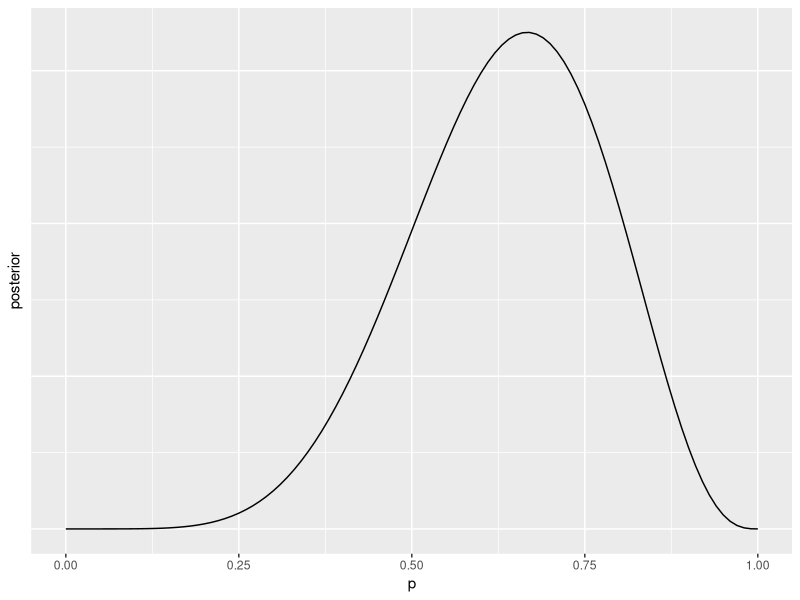
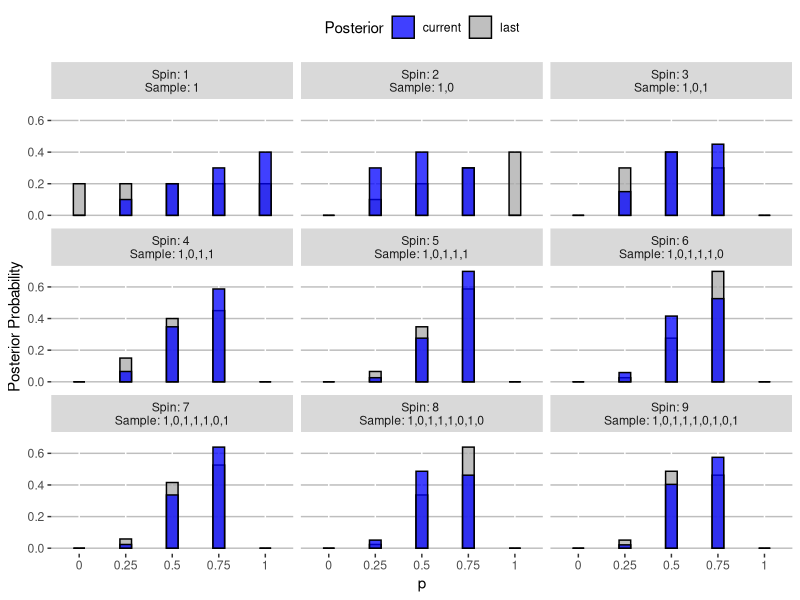
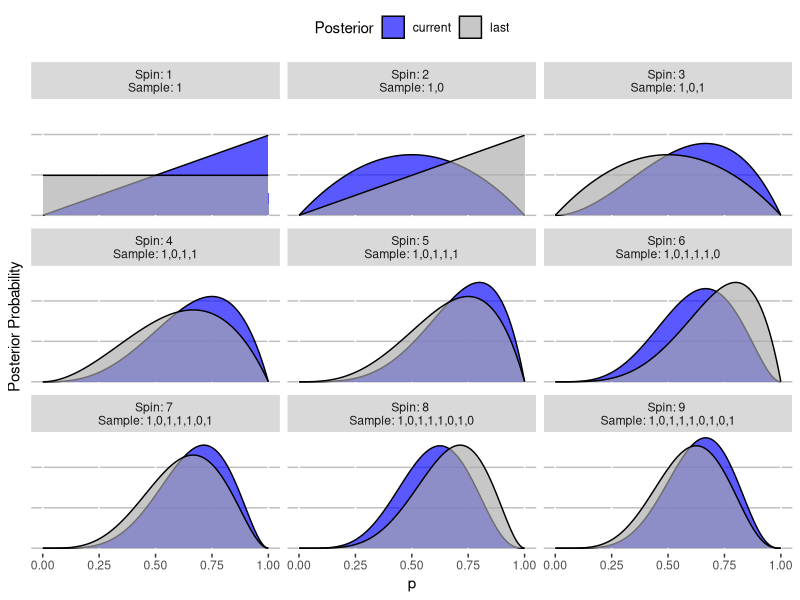
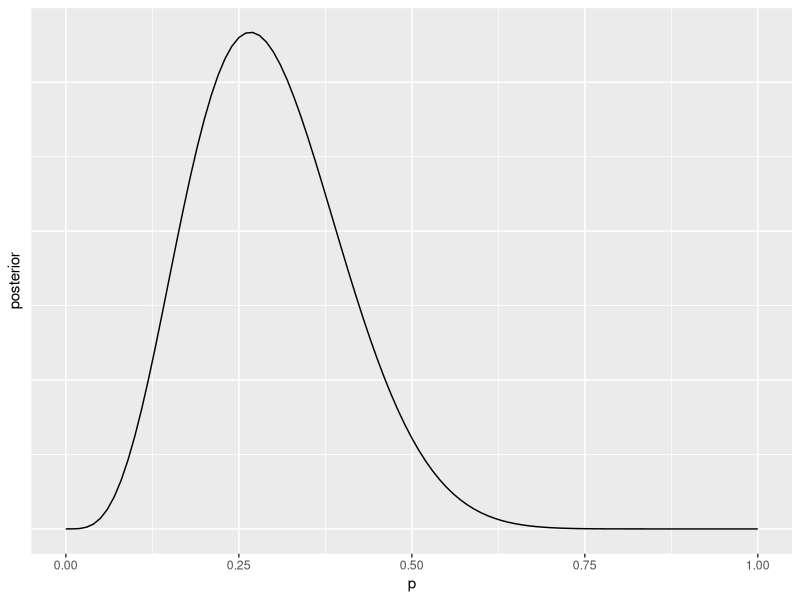
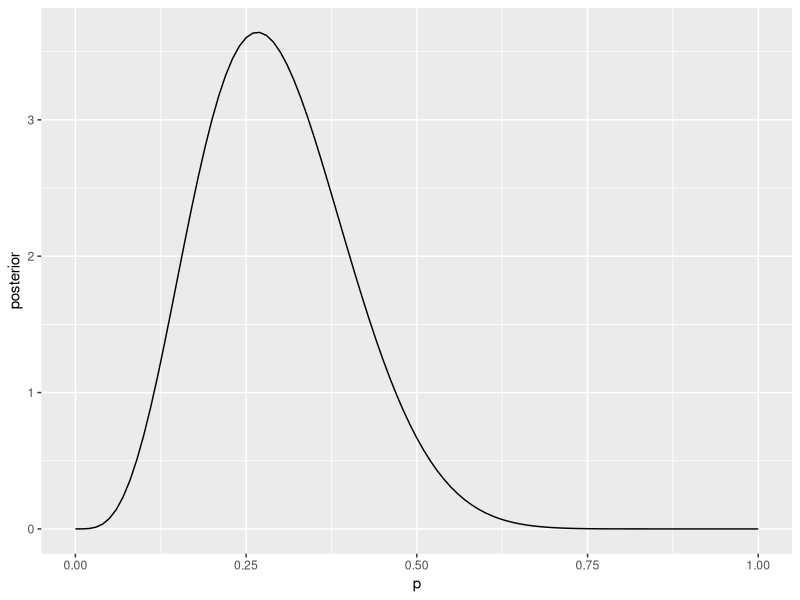
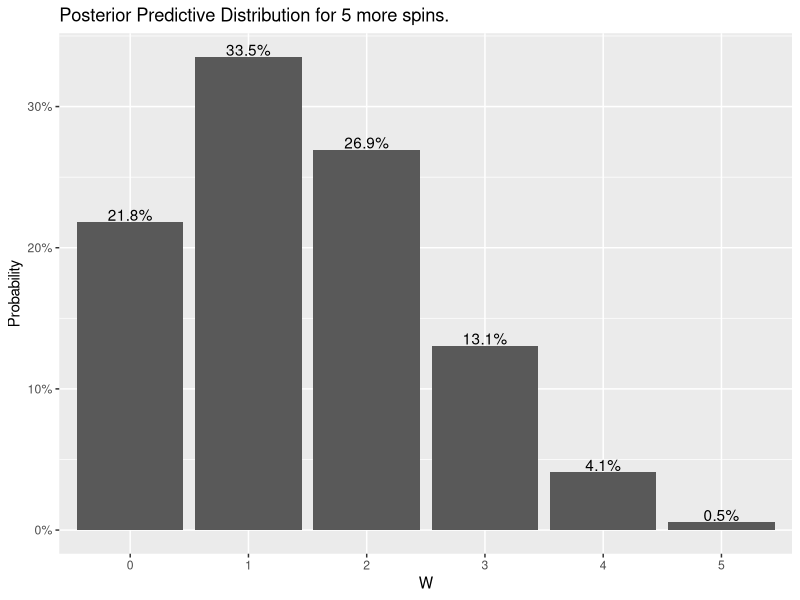
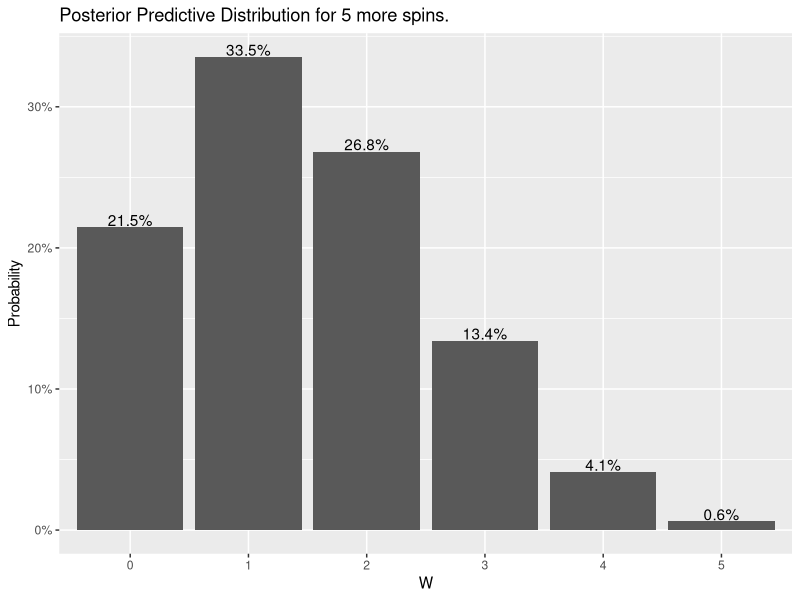
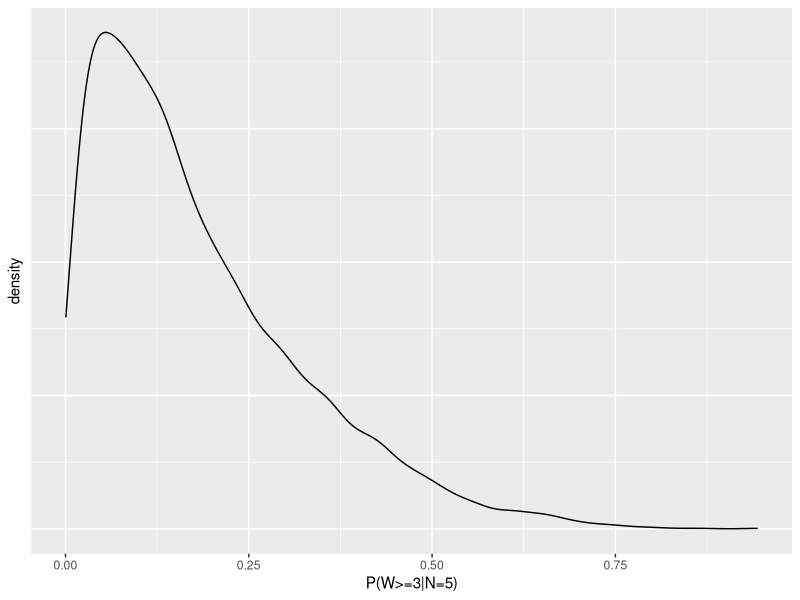

Reproduce these figures in R, in order.
## ---- chunk 1
# Load some packages
library(tidyverse)
## ---- chunk 2
DiagrammeR::grViz("
  digraph graph2 {
    graph [layout = dot, rankdir = LR]
    node [style = filled]
    a [label = 'p', fillcolor = yellow]
    b [label = 'N']
    c [label = 'W']
    a -> c
    b -> c
  }
", height = 200, width = 350)
## ---- chunk 3
observed_sample <- c(1, 0, 1, 1, 1, 0, 1, 0, 1) # 1 = water; 0 = land
W <- sum(observed_sample) # Number of water samples
N <- length(observed_sample) # Number of spins
W; N
## ---- chunk 4
# Set possible values for p
p <- c(0, .25, .5, .75, 1)

# Number of sides of globe
sides <- length(p) - 1

## ---- chunk 5
# Number of ways to observe sample for each p (this is the count of the possible sequences of indicators)
ways <- (sides*p)^W * (sides*(1-p))^(N-W)
ways
## ---- chunk 6
# Posterior probability
posterior_prob <- ways / sum(ways)
cbind(p, ways, posterior_prob)
## ---- chunk 7
# Total possible sequences of indicators (each one could be a 1 or a 0)
total_possible_sequences <- sides^N
total_possible_sequences
## ---- chunk 8
# Divide the total number of combinations we could have saw our sample, by the total number of possibilities
likelihood <- ways / total_possible_sequences
likelihood
## ---- chunk 9
likelihood / sum(likelihood)
## ---- chunk 10
# Likelihood of sequence of observed sample
likelihood2 <- p^W * (1-p)^(N-W)
likelihood

# Compute posterior
likelihood2 / sum(likelihood2) # Same as before
## ---- chunk 11
# Make the normalizing constant
normalizing_constant <- factorial(N) / (factorial(W)*factorial(N-W))

# Multiply the likelihood by the normalizing constant by the likelihood to get the true probability of the observed sample for each value of p
probability <- normalizing_constant * likelihood
probability

# Compute the posterior
probability / sum(probability)
## ---- chunk 12
# What is the probability of observing W water values in a sample of N globe spins for each p?
dbinom(x = W, size = N, prob = p)
## ---- chunk 13
tibble(
  p = seq(0, 1, .01), # Approximate the range of p values
  posterior = p^W*(1-p)^(N-W) # Compute the posterior
) %>%
  
  # Make a plot
  ggplot() +
  geom_line(
    aes(
      x = p,
      y = posterior
    )
  ) +
  theme(
    axis.ticks.y = element_blank(),
    axis.text.y = element_blank()
  )
## ---- chunk 14

# Set the prior probability (uniform over the possibly choices)
prior <- rep(1 / length(p), length(p))

# Set the current posterior as the prior (before any data collected)
last_posterior <- prior

# Make result set
results <- tibble()

# For each value in the observed sample 
for(i in 1:N) {
  
  # 1. Get the sub-sample
  sub_sample <- observed_sample[1:i]
  
  # 2. Compute metrics (the number of water samples, and the total number of spins)
  W_temp <- sum(sub_sample)
  N_temp <- length(sub_sample)
  
  # 3. Compute the likelihood for each p
  temp_likelihood <- p^W_temp * (1 - p)^(N_temp - W_temp)
  
  # 4. Posterior
  temp_posterior <- temp_likelihood / sum(temp_likelihood)
  
  # 5. Add to results
  results <-
    results %>%
    bind_rows(
      tibble(
        sample = i,
        sequence = paste(sub_sample, collapse = ","),
        p,
        likelihood = temp_likelihood,
        current = temp_posterior,
        last = last_posterior
      )
    )
  
  # Set the new last posterior
  last_posterior <- temp_posterior

}

results %>%
  
  # Send down the rows
  pivot_longer(
    cols = c(last, current)
  ) %>%
  
  # Make a plot
  ggplot() +
  geom_col(
    aes(
      x = factor(p),
      y = value,
      fill = name
    ),
    color = "black",
    alpha = .75,
    width = .25,
    position = "identity"
  ) +
  facet_wrap(
    ~paste0("Spin: ", factor(sample), " \nSample: ", sequence)
  ) +
  theme(
    legend.position = "top",
    panel.background = element_blank(),
    panel.grid.major.y = element_line(colour = "gray")
  ) +
  xlab("p") +
  ylab("Posterior Probability") +
  labs(
    fill = "Posterior"
  ) +
  scale_fill_manual(
    values = c("blue", "darkgray")
  ) 

## ---- chunk 15
# Approximate the set of inifinite p-values by a large set of discrete ones
p_continuous <- seq(0, 1, .01)

# Set the prior probability (uniform over the possibly choices)
prior <- rep(1 / length(p_continuous), length(p_continuous))

# Set the current posterior as the prior (before any data collected)
last_posterior <- prior

# Make result set
results <- tibble()

# For each value in the observed sample 
for(i in 1:N) {
  
  # 1. Get the sub-sample
  sub_sample <- observed_sample[1:i]
  
  # 2. Compute metrics (the number of water samples, and the total number of spins)
  W_temp <- sum(sub_sample)
  N_temp <- length(sub_sample)
  
  # 3. Compute the likelihood for each p
  temp_likelihood <- p_continuous^W_temp * (1 - p_continuous)^(N_temp - W_temp)
  
  # 4. Posterior
  temp_posterior <- temp_likelihood / sum(temp_likelihood)
  
  # 5. Add to results
  results <-
    results %>%
    bind_rows(
      tibble(
        sample = i,
        sequence = paste(sub_sample, collapse = ","),
        p_continuous,
        likelihood = temp_likelihood,
        current = temp_posterior,
        last = last_posterior
      )
    )
  
  # Set the new last posterior
  last_posterior <- temp_posterior
  
}

results %>%
  
  # Send down the rows
  pivot_longer(
    cols = c(last, current)
  ) %>%
  
  # Make a plot
  ggplot() +
  geom_area(
    aes(
      x = p_continuous,
      y = value,
      fill = name
    ),
    color = "black",
    alpha = .65,
    position = "identity"
  ) +
  facet_wrap(
    ~paste0("Spin: ", factor(sample), " \nSample: ", sequence)
  ) +
  theme(
    legend.position = "top",
    panel.background = element_blank(),
    panel.grid.major.y = element_line(colour = "gray"),
    axis.ticks.y = element_blank(),
    axis.text.y = element_blank()
  ) +
  xlab("p") +
  ylab("Posterior Probability") +
  labs(
    fill = "Posterior"
  ) +
  scale_fill_manual(
    values = c("blue", "darkgray")
  ) 
## ---- chunk 16
W_new <- 4
N_new <- 15
tibble(
  p = seq(0, 1, .01), # Approximate the range of p values
  posterior = p^W_new*(1-p)^(N_new-W_new) # Compute the posterior
) %>%
  
  # Make a plot
  ggplot() +
  geom_line(
    aes(
      x = p,
      y = posterior
    )
  ) +
  theme(
    axis.ticks.y = element_blank(),
    axis.text.y = element_blank()
  )
## ---- chunk 17
# Reparameterize
alpha <- W_new + 1
beta <- N_new - W_new + 1

# Make a data frame
tibble(
  p = seq(0, 1, .01), # Approximate the range of p values (same as before)
  posterior = dbeta(p, shape1 = alpha, shape2 = beta) # Compute the actual posterior density
) %>%
  
  # Make a plot
  ggplot() +
  geom_line(
    aes(
      x = p,
      y = posterior
    )
  )

## ---- chunk 18
# Set some parameters
set.seed(123)
n_experiment <- 5 # Number of new spins we're going to conduct
s <- 10000 # Number of simulations

# 1. Draw random values of p from the posterior
p_rand <- rbeta(n = s, shape1 = alpha, shape2 = beta) # Same parameters as before

# 2. For each p, run a binomial experiment (represents samples of W)
w_rand <- rbinom(n = s, size = n_experiment, prob = p_rand)

# Make a data frame
tibble(
  w = w_rand
) %>%
  
  # For each w
  group_by(w) %>%
  
  # Compute the total
  summarise(
    count = n()
  ) %>%
  
  # Add proportion
  mutate(
    proportion = count / sum(count)
  ) %>%
  
  # Make a plot
  ggplot(
    aes(
      x = factor(w)
    )
  ) +
  geom_col(
    aes(
      y = proportion
    )
  ) +
  geom_text(
    aes(
      y = proportion,
      label = paste0(round(proportion*100,1), "%")
    ),
    vjust = -.1
  ) +
  scale_y_continuous(
    labels = scales::percent
  ) +
  xlab("W") +
  ylab("Probability") +
  labs(
    title = paste0("Posterior Predictive Distribution for ", n_experiment, " more spins.")
  )
## ---- chunk 19
# Make a set of p representive of its domain
p_alt <- seq(0, 1, .001) # Supposed to represent continuous p

# 1. Posterior density values for each p
posterior_alt <- dbeta(p_alt, shape1 = alpha, shape2 = beta)

# 2. Probability distribution for each outcome for each p
possible_outcomes <- 0:n_experiment
likelihood_alt <- 
  possible_outcomes %>% 
  map_df(
    ~
      tibble(
        binomial_probability = dbinom(x = .x, size = n_experiment, prob = p_alt),
        p = p_alt,
        outcome = .x
      )
  )

# 3. Get the posterior predictive distribution
posterior_predictive_distribution <-
  likelihood_alt %>%
  
  # Join to attach the posterior density weight to each value of p
  inner_join(
    y = 
      tibble(
        p = p_alt,
        posterior_density = posterior_alt
      ),
    by = "p"
  ) %>%
  
  # For each possible outcome
  group_by(outcome) %>%
  
  # Compute the weighted-average probability
  summarise(
    posterior_probability = sum(binomial_probability * posterior_density) / sum(posterior_density)
  )

# 4. Make a plot
posterior_predictive_distribution %>%
  ggplot(
    aes(
      x = factor(outcome)
    )
  ) +
  geom_col(
    aes(
      y = posterior_probability
    )
  ) +
  geom_text(
    aes(
      y = posterior_probability,
      label = paste0(round(posterior_probability*100,1), "%")
    ),
    vjust = -.1
  ) +
  scale_y_continuous(
    labels = scales::percent
  ) +
  xlab("W") +
  ylab("Probability") +
  labs(
    title = paste0("Posterior Predictive Distribution for ", n_experiment, " more spins.")
  )
## ---- chunk 20
mean(w_rand >= 3)
## ---- chunk 21
# Compute the binomial probability
prob_binom <- 1 - pbinom(q = 2, size = n_experiment, prob = p_rand)

# Make a plot
ggplot() +
  geom_density(
    aes(
      x = prob_binom
    )
  ) +
  theme(
    axis.ticks.y = element_blank(),
    axis.text.y = element_blank()
  ) +
  xlab("P(W>=3|N=5)") 
## ---- chunk 22
sim_globe <-
  function(p = .7, N = 9) {
    sample(
      c("W","L"), # Possible observations
      size = N, # Number of tosses
      prob = c(p, 1-p), # The probability of each possible observation
      replace = TRUE)
  }
sim_globe()
replicate(sim_globe(p =.5, N=9), n=10)

## ---- chunk 23
sim_weight <-
  function(H,b,sd) {
    U <- rnorm(length(H),0,sd)
    W<-b*H + U
    return(W)
  }
# Generate height
H <- runif(200,130,170)
W <- sim_weight(H, b=.5, sd= 5)
plot(W~H,col=2, lwd = 3)
## ---- chunk 24
n <- 1000
a <- rnorm(n,0,10)
b <- runif(n,0,1)
plot(NULL,xlim=c(130,170),ylim=c(50,90),xlab="height(cm)",ylab="Weight(kg)")
for (j in 1:50) abline(a=a[j],b=b[j],lwd=2,col=2)
